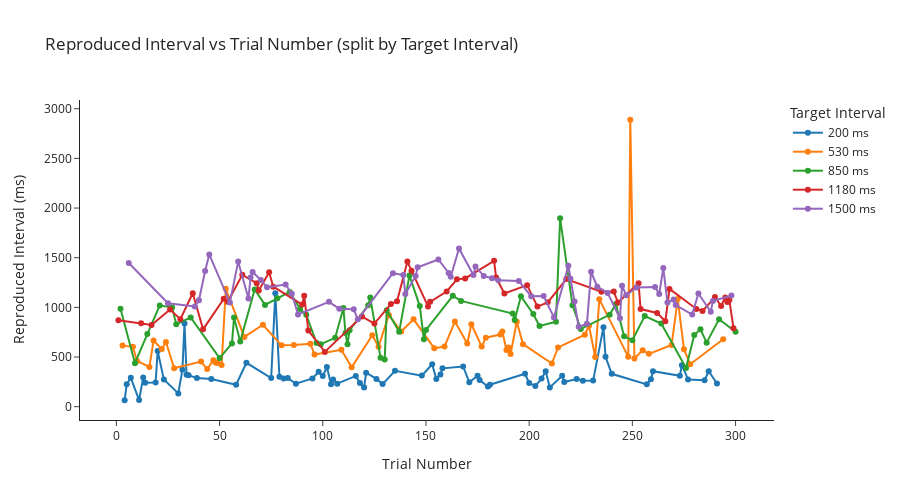

Write notebook code for a chart like this one.
### Markdown cell above
# Reported Interval vs Trial number in session

### Code cell
import pandas as pd
import plotly.graph_objects as go

# Load CSV
df = pd.read_csv("your_file.csv")  # Replace with actual file path

# Filter and clean
go_df = df[df['phase'] == 'go'].copy()
go_df.dropna(subset=['target_interval', 'reproduced_interval'], inplace=True)
go_df['target_interval'] = pd.to_numeric(go_df['target_interval'], errors='coerce')
go_df['reproduced_interval'] = pd.to_numeric(go_df['reproduced_interval'], errors='coerce')

# Add a trial number column
go_df['trial_number'] = range(1, len(go_df) + 1)

# Set smoothing window
N = 5  # Number of trials to smooth over

# Get unique target intervals
target_intervals = sorted(go_df['target_interval'].unique())

# Plot
fig = go.Figure()

for ti in target_intervals:
    subset = go_df[go_df['target_interval'] == ti].copy()
    subset['smoothed'] = subset['reproduced_interval'].rolling(window=N, min_periods=1).mean()

    fig.add_trace(go.Scatter(
        x=subset['trial_number'],
        y=subset['smoothed'],
        mode='lines+markers',
        name=f'{int(ti)} ms',
        marker=dict(size=6),
        line=dict(width=2),
    ))

# Layout
fig.update_layout(
    title=f'Reproduced Interval vs Trial Number (Smoothed over {N} trials)',
    xaxis_title='Trial Number',
    yaxis_title='Smoothed Reproduced Interval (ms)',
    legend_title='Target Interval',
    template='simple_white',
    width=900,
    height=500
)

fig.show()

### Figure 1 — Plotly figure (JSON) as saved in the notebook; plotly's stock layout.template omitted (floating-point values rounded to 4 significant figures)
{"data": [{"line": {"width": 2}, "marker": {"size": 6}, "mode": "lines+markers", "name": "200 ms", "type": "scatter", "x": [4, 5, 7, 11, 13, 14, 19, 20, 23, 30, 32, 33, 34, 35, 39, 46, 58, 63, 75, 77, 79, 81, 83, 87, 95, 98, 100, 102, 104, 105, 107, 116, 118, 120, 121, 126, 129, 135, 148, 153, 155, 157, 158, 168, 171, 175, 176, 180, 181, 198, 200, 203, 206, 208, 210, 216, 217, 223, 226, 231, 236, 237, 240, 257, 259, 260, 273, 274, 277, 285, 287, 291], "y": [65, 226, 291, 67, 294, 241, 243, 560, 275, 134, 373, 838, 321, 316, 288, 278, 221, 442, 289, 1141, 302, 284, 288, 231, 285, 352, 308, 400, 226, 275, 232, 310, 238, 193, 342, 280, 228, 361, 313, 427, 280, 324, 386, 405, 246, 311, 268, 203, 221, 331, 239, 208, 283, 357, 194, 312, 249, 278, 262, 263, 801, 503, 331, 225, 276, 357, 311, 418, 273, 267, 357, 234]}, {"line": {"width": 2}, "marker": {"size": 6}, "mode": "lines+markers", "name": "530 ms", "type": "scatter", "x": [3, 8, 10, 16, 18, 22, 24, 28, 41, 44, 47, 48, 49, 51, 53, 62, 71, 80, 86, 94, 96, 109, 114, 124, 127, 132, 138, 144, 154, 159, 164, 170, 172, 177, 179, 186, 187, 189, 190, 191, 194, 197, 211, 214, 227, 229, 232, 234, 248, 249, 251, 255, 258, 269, 272, 275, 278, 294], "y": [615, 603, 461, 400, 666, 580, 651, 387, 454, 379, 468, 445, 439, 421, 1187, 703, 825, 618, 620, 634, 525, 573, 396, 720, 603, 924, 757, 880, 589, 606, 857, 636, 830, 605, 695, 727, 758, 571, 597, 530, 855, 630, 435, 597, 725, 815, 501, 1081, 504, 2889, 485, 568, 532, 621, 1084, 579, 428, 679]}, {"line": {"width": 2}, "marker": {"size": 6}, "mode": "lines+markers", "name": "850 ms", "type": "scatter", "x": [2, 9, 15, 21, 27, 29, 36, 50, 56, 57, 60, 67, 72, 78, 84, 89, 92, 97, 99, 106, 110, 111, 112, 113, 122, 123, 128, 130, 131, 137, 142, 147, 149, 150, 163, 167, 192, 193, 196, 202, 205, 213, 215, 221, 225, 239, 242, 246, 250, 256, 264, 276, 280, 283, 286, 292, 300], "y": [987, 438, 731, 1020, 998, 831, 898, 490, 637, 897, 657, 1181, 1025, 1093, 1156, 984, 926, 641, 629, 693, 994, 741, 628, 770, 1022, 1099, 492, 476, 970, 754, 1321, 1013, 679, 773, 1116, 1065, 938, 874, 1111, 934, 812, 855, 1897, 1021, 783, 925, 1033, 709, 670, 913, 838, 390, 722, 779, 645, 881, 754]}, {"line": {"width": 2}, "marker": {"size": 6}, "mode": "lines+markers", "name": "1180 ms", "type": "scatter", "x": [1, 12, 17, 26, 31, 37, 42, 52, 54, 61, 68, 69, 74, 76, 90, 91, 93, 101, 119, 125, 133, 136, 141, 143, 151, 152, 160, 165, 169, 183, 184, 188, 199, 204, 209, 218, 235, 241, 243, 253, 254, 262, 266, 268, 281, 284, 290, 293, 295, 296, 297, 299], "y": [870, 840, 822, 978, 881, 1142, 779, 1086, 1056, 1328, 1244, 1169, 1353, 1208, 1028, 1118, 766, 552, 908, 837, 1034, 1062, 1461, 1370, 1010, 1056, 1160, 1282, 1291, 1469, 1300, 1140, 1224, 1008, 1051, 1285, 1157, 1160, 1049, 1242, 983, 944, 861, 1186, 984, 963, 1104, 1014, 1100, 1053, 1074, 791]}, {"line": {"width": 2}, "marker": {"size": 6}, "mode": "lines+markers", "name": "1500 ms", "type": "scatter", "x": [6, 25, 38, 40, 43, 45, 55, 59, 64, 65, 66, 70, 73, 82, 85, 88, 103, 108, 115, 117, 134, 139, 140, 145, 146, 156, 161, 162, 166, 173, 174, 178, 182, 185, 195, 201, 207, 212, 219, 220, 222, 224, 228, 230, 233, 238, 244, 245, 247, 252, 261, 263, 265, 267, 270, 271, 279, 282, 288, 289, 298], "y": [1447, 1041, 1010, 1071, 1367, 1533, 1048, 1461, 1089, 1301, 1355, 1276, 1202, 1230, 1138, 929, 1056, 985, 981, 880, 1344, 1326, 1135, 1317, 1403, 1482, 1346, 1308, 1593, 1325, 1411, 1317, 1294, 1272, 1265, 1111, 1115, 899, 1419, 1289, 1058, 804, 836, 1358, 1208, 1146, 891, 1219, 1122, 1201, 1206, 1135, 1396, 1048, 1079, 1023, 928, 1140, 956, 1065, 1119]}], "layout": {"height": 500, "legend": {"title": {"text": "Target Interval"}}, "title": {"text": "Reproduced Interval vs Trial Number (split by Target Interval)"}, "width": 900, "xaxis": {"title": {"text": "Trial Number"}}, "yaxis": {"title": {"text": "Reproduced Interval (ms)"}}}}
